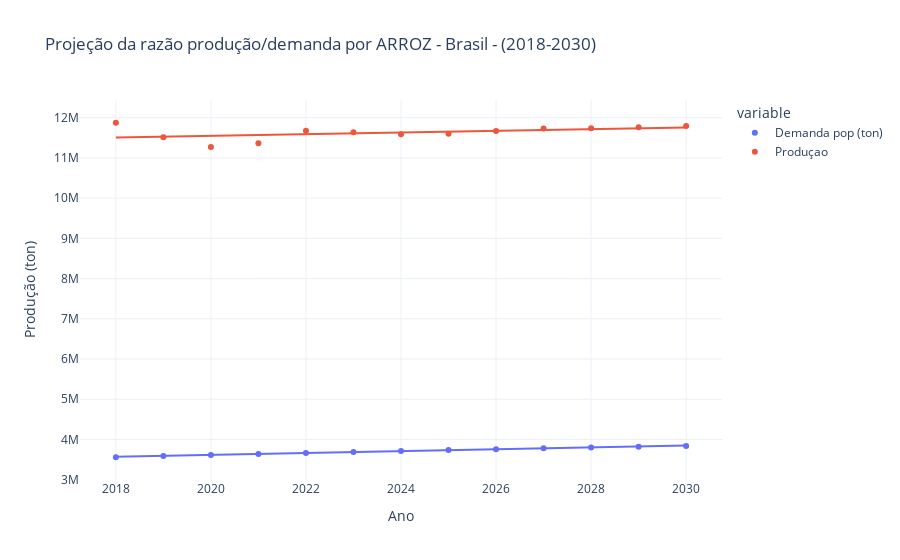

The cell this chart's notebook holds for it:
### Code cell
fig =px.scatter(df_arroz, x ='Ano', y = ['Demanda pop (ton)', 'Produçao'], title = 'Projeção da razão produção/demanda por ARROZ - Brasil - (2018-2030)', labels= {'value': 'Produção (ton)'}, trendline = 'ols')
fig.update_layout(template = 'plotly_white')

### Figure 1 — Plotly figure (JSON) as saved in the notebook; plotly's stock layout.template omitted (floating-point values rounded to 4 significant figures)
{"data": [{"hovertemplate": "variable=Demanda pop (ton)<br>Ano=%{x}<br>Produção (ton)=%{y}<extra></extra>", "legendgroup": "Demanda pop (ton)", "marker": {"color": "#636efa", "symbol": "circle"}, "mode": "markers", "name": "Demanda pop (ton)", "orientation": "v", "showlegend": true, "type": "scatter", "x": [2018, 2019, 2020, 2021, 2022, 2023, 2024, 2025, 2026, 2027, 2028, 2029, 2030], "xaxis": "x", "y": [3558000.0, 3586000.0, 3614000.0, 3640000.0, 3666000.0, 3691000.0, 3715000.0, 3738000.0, 3760000.0, 3781000.0, 3801000.0, 3820000.0, 3837000.0], "yaxis": "y"}, {"hovertemplate": "<b>OLS trendline</b><br>value = 23332.9 * Ano + -4.35177e+07<br>R<sup>2</sup>=0.995440<br><br>variable=Demanda pop (ton)<br>Ano=%{x}<br>Produção (ton)=%{y} <b>(trend)</b><extra></extra>", "legendgroup": "Demanda pop (ton)", "marker": {"color": "#636efa", "symbol": "circle"}, "mode": "lines", "name": "Demanda pop (ton)", "showlegend": false, "type": "scatter", "x": [2018, 2019, 2020, 2021, 2022, 2023, 2024, 2025, 2026, 2027, 2028, 2029, 2030], "xaxis": "x", "y": [3568000.0, 3591000.0, 3615000.0, 3638000.0, 3661000.0, 3685000.0, 3708000.0, 3731000.0, 3755000.0, 3778000.0, 3801000.0, 3825000.0, 3848000.0], "yaxis": "y"}, {"hovertemplate": "variable=Produçao<br>Ano=%{x}<br>Produção (ton)=%{y}<extra></extra>", "legendgroup": "Produçao", "marker": {"color": "#EF553B", "symbol": "circle"}, "mode": "markers", "name": "Produçao", "orientation": "v", "showlegend": true, "type": "scatter", "x": [2018, 2019, 2020, 2021, 2022, 2023, 2024, 2025, 2026, 2027, 2028, 2029, 2030], "xaxis": "x", "y": [11874434, 11510000.0, 11270000.0, 11370000.0, 11670000.0, 11640000.0, 11590000.0, 11600000.0, 11670000.0, 11730000.0, 11740000.0, 11760000.0, 11800000.0], "yaxis": "y"}, {"hovertemplate": "<b>OLS trendline</b><br>value = 20325.9 * Ano + -2.9507e+07<br>R<sup>2</sup>=0.218040<br><br>variable=Produçao<br>Ano=%{x}<br>Produção (ton)=%{y} <b>(trend)</b><extra></extra>", "legendgroup": "Produçao", "marker": {"color": "#EF553B", "symbol": "circle"}, "mode": "lines", "name": "Produçao", "showlegend": false, "type": "scatter", "x": [2018, 2019, 2020, 2021, 2022, 2023, 2024, 2025, 2026, 2027, 2028, 2029, 2030], "xaxis": "x", "y": [11510000.0, 11530000.0, 11550000.0, 11570000.0, 11590000.0, 11610000.0, 11630000.0, 11650000.0, 11670000.0, 11690000.0, 11710000.0, 11730000.0, 11750000.0], "yaxis": "y"}], "layout": {"legend": {"title": {"text": "variable"}, "tracegroupgap": 0}, "title": {"text": "Projeção da razão produção/demanda por ARROZ - Brasil - (2018-2030)"}, "xaxis": {"anchor": "y", "domain": [0, 1], "title": {"text": "Ano"}}, "yaxis": {"anchor": "x", "domain": [0, 1], "title": {"text": "Produção (ton)"}}}}
